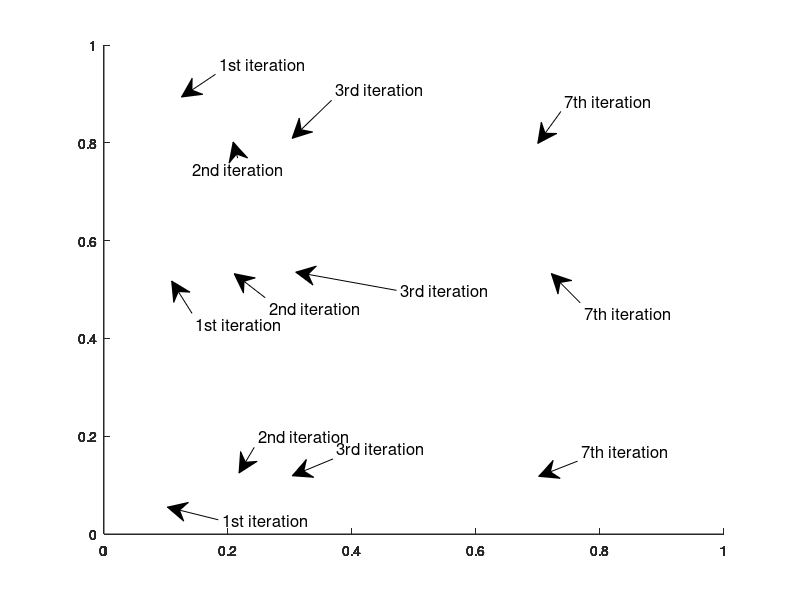

Here is the MATLAB script that generated this plot:
annotation(gcf,'textarrow',[0.269430051813472 0.226830377132622],...
    [0.876237623762376 0.838260672571818],'TextEdgeColor','none','FontSize',12,...
    'String',{'1st iteration'});

% Create textarrow
annotation(gcf,'textarrow',[0.29706390328152 0.291421032431393],...
    [0.736386138613861 0.76333684432273],'TextEdgeColor','none','FontSize',12,...
    'String',{'2nd iteration'});

% Create textarrow
annotation(gcf,'textarrow',[0.414507772020725 0.365065566429986],...
    [0.832920792079208 0.769341572455118],'TextEdgeColor','none','FontSize',12,...
    'String',{'3rd iteration'});

% Create textarrow
annotation(gcf,'textarrow',[0.701208981001727 0.672227339602121],...
    [0.814356435643564 0.760989399363149],'TextEdgeColor','none','FontSize',12,...
    'String',{'7th iteration'});

% Create textarrow
annotation(gcf,'textarrow',[0.725388601036268 0.689109918578827],...
    [0.495049504950495 0.544059405940598],'TextEdgeColor','none','FontSize',12,...
    'String',{'7th iteration'});

% Create textarrow
annotation(gcf,'textarrow',[0.33160621761658 0.292681347150259],...
    [0.503712871287129 0.543870815652994],'TextEdgeColor','none','FontSize',12,...
    'String',{'2nd iteration'});

% Create textarrow
annotation(gcf,'textarrow',[0.24006908462867 0.214506172839506],...
    [0.477722772277228 0.53170716007771],'TextEdgeColor','none','FontSize',12,...
    'String',{'1st iteration'});

% Create textarrow
annotation(gcf,'textarrow',[0.416234887737478 0.36529996070583],...
    [0.235148514851485 0.207047843082183],'TextEdgeColor','none','FontSize',12,...
    'String',{'3rd iteration'});

% Create textarrow
annotation(gcf,'textarrow',[0.721934369602763 0.673390081421167],...
    [0.231435643564356 0.206023102310234],'TextEdgeColor','none','FontSize',12,...
    'String',{'7th iteration'});

% Create textarrow
annotation(gcf,'textarrow',[0.317795493375255 0.298791018998273],...
    [0.254400440044004 0.211633663366337],'TextEdgeColor','none','FontSize',12,...
    'String',{'2nd iteration'});

% Create textarrow
annotation(gcf,'textarrow',[0.272884283246978 0.209207628551324],...
    [0.133663366336634 0.154797683415761],'TextEdgeColor','none','FontSize',12,...
    'String',{'1st iteration'});

% Create textarrow
annotation(gcf,'textarrow',[0.495682210708117 0.369642857142856],...
    [0.516089108910891 0.546428571428572],'TextEdgeColor','none','FontSize',12,...
    'String',{'3rd iteration'});